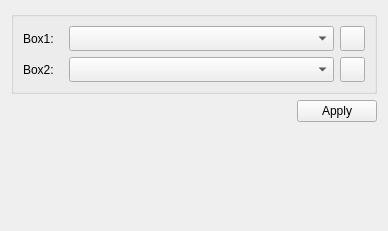
<?xml version="1.0" encoding="UTF-8"?>
<ui version="4.0">
 <class>GeometryBoolWidget</class>
 <widget class="QWidget" name="GeometryBoolWidget">
  <property name="geometry">
   <rect>
    <x>0</x>
    <y>0</y>
    <width>388</width>
    <height>231</height>
   </rect>
  </property>
  <property name="minimumSize">
   <size>
    <width>40</width>
    <height>0</height>
   </size>
  </property>
  <property name="windowTitle">
   <string>Form</string>
  </property>
  <layout class="QGridLayout" name="gridLayout_2">
   <item row="0" column="0">
    <widget class="QGroupBox" name="groupBox_Type">
     <property name="title">
      <string/>
     </property>
     <layout class="QGridLayout" name="gridLayout">
      <item row="0" column="0">
       <widget class="QLabel" name="label">
        <property name="minimumSize">
         <size>
          <width>40</width>
          <height>0</height>
         </size>
        </property>
        <property name="maximumSize">
         <size>
          <width>40</width>
          <height>16777215</height>
         </size>
        </property>
        <property name="text">
         <string>Box1:</string>
        </property>
       </widget>
      </item>
      <item row="0" column="1">
       <widget class="QComboBox" name="comboBox_Body1">
        <property name="minimumSize">
         <size>
          <width>0</width>
          <height>25</height>
         </size>
        </property>
       </widget>
      </item>
      <item row="0" column="2">
       <widget class="QPushButton" name="pushButton_Body1">
        <property name="maximumSize">
         <size>
          <width>25</width>
          <height>25</height>
         </size>
        </property>
        <property name="text">
         <string/>
        </property>
       </widget>
      </item>
      <item row="1" column="0">
       <widget class="QLabel" name="label_2">
        <property name="maximumSize">
         <size>
          <width>40</width>
          <height>16777215</height>
         </size>
        </property>
        <property name="text">
         <string>Box2:</string>
        </property>
       </widget>
      </item>
      <item row="1" column="1">
       <widget class="QComboBox" name="comboBox_Body2">
        <property name="minimumSize">
         <size>
          <width>0</width>
          <height>25</height>
         </size>
        </property>
       </widget>
      </item>
      <item row="1" column="2">
       <widget class="QPushButton" name="pushButton_Body2">
        <property name="maximumSize">
         <size>
          <width>25</width>
          <height>25</height>
         </size>
        </property>
        <property name="text">
         <string/>
        </property>
       </widget>
      </item>
     </layout>
    </widget>
   </item>
   <item row="1" column="0">
    <layout class="QHBoxLayout" name="horizontalLayout">
     <item>
      <spacer name="horizontalSpacer">
       <property name="orientation">
        <enum>Qt::Horizontal</enum>
       </property>
       <property name="sizeHint" stdset="0">
        <size>
         <width>278</width>
         <height>20</height>
        </size>
       </property>
      </spacer>
     </item>
     <item>
      <widget class="QPushButton" name="pushButton_Apply">
       <property name="text">
        <string>Apply</string>
       </property>
      </widget>
     </item>
    </layout>
   </item>
   <item row="2" column="0">
    <spacer name="verticalSpacer">
     <property name="orientation">
      <enum>Qt::Vertical</enum>
     </property>
     <property name="sizeHint" stdset="0">
      <size>
       <width>20</width>
       <height>98</height>
      </size>
     </property>
    </spacer>
   </item>
  </layout>
 </widget>
 <resources/>
 <connections/>
</ui>
